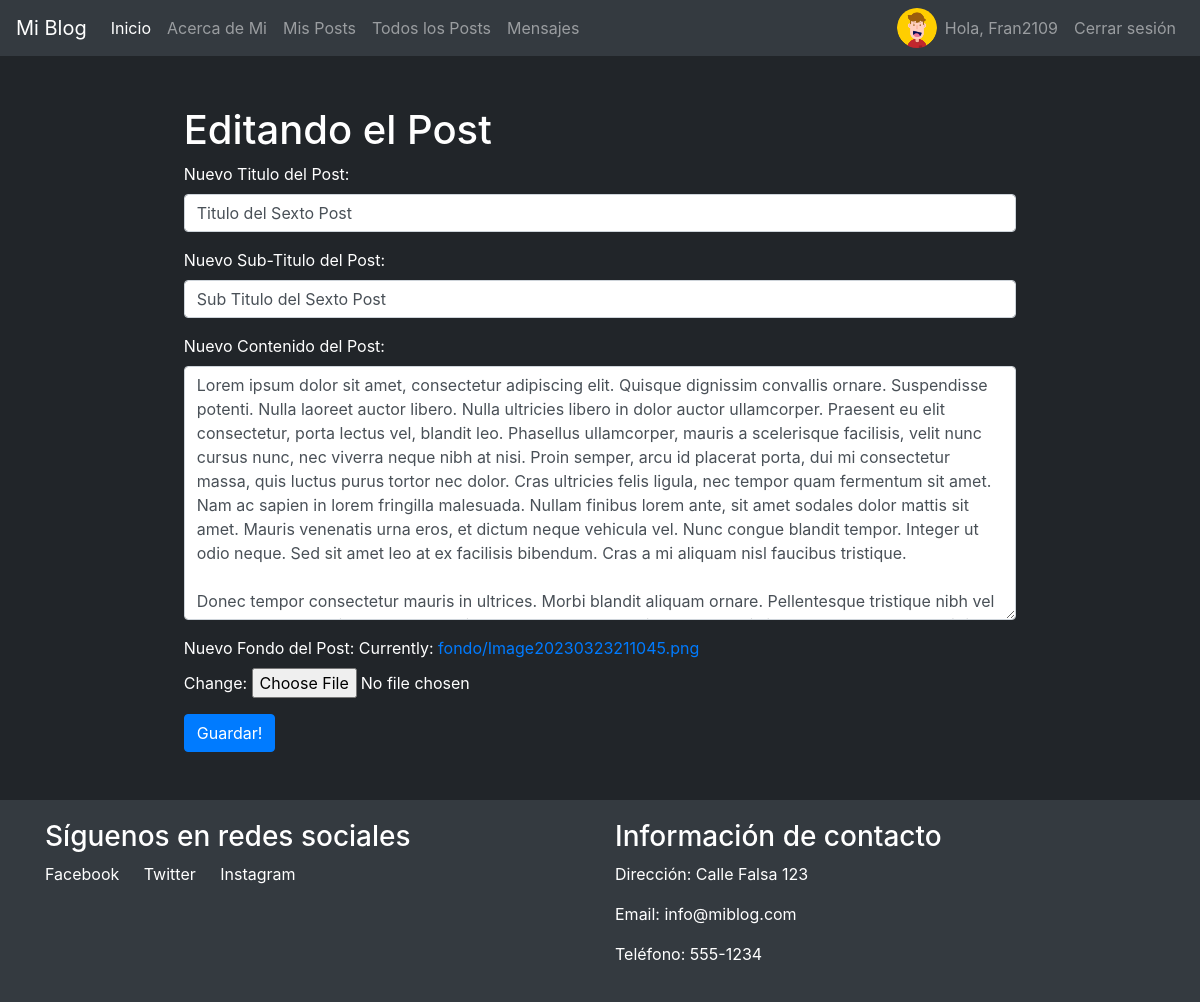
Page /PostsApp/postEdicion/6 (signed in) on the earlier database version.
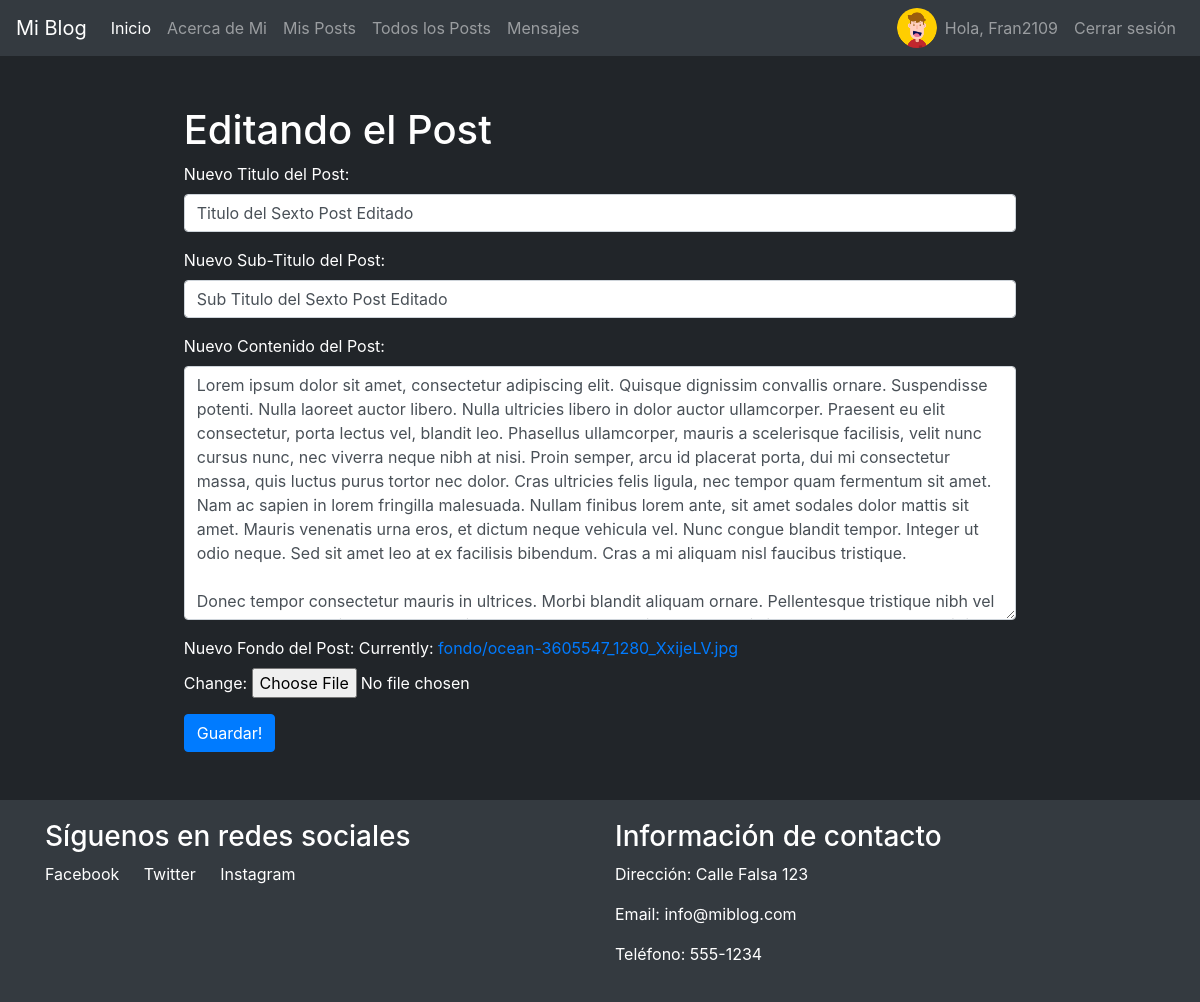
Same page on the later database version.
### UsersApp/models.py (models this page shows, shortened)
class Profile(models.Model):
    user = models.OneToOneField(User, on_delete=models.CASCADE)
    avatar = models.ImageField(upload_to='avatares/', null=True, blank = True)
    link = models.URLField(blank=True)

### PostsApp/models.py (models this page shows, shortened)
class Post(models.Model):
    author = models.ForeignKey(Profile, on_delete=models.CASCADE)
    titulo = models.CharField(max_length=255)
    subtitulo = models.CharField(max_length=255)
    contenido = models.TextField()
    fecha_creacion = models.DateTimeField(auto_now_add=True)
    fecha_modificacion = models.DateTimeField(auto_now=True)
    fondo = models.ImageField(upload_to='fondo/', null=True, blank = True)

### PostsApp/views.py (the view)
# urls.py: path('postEdicion/<int:pk>', PostEdicion.as_view(), name="PostEdicion")
class PostEdicion(UserCanDeleteOrUpdateMixin, UpdateView):
    model = Post
    form_class = FormularioEdicionPost
    success_url = reverse_lazy('PostsApp:ListaMisPosts')
    template_name = 'post_edicion.html'

### PostsApp/forms.py
class FormularioEdicionPost(forms.ModelForm):
    titulo = forms.CharField(label = "Nuevo Titulo del Post", required=True, widget=forms.TextInput(attrs={'class': "form-control"}))
    subtitulo = forms.CharField(label = "Nuevo Sub-Titulo del Post", required=True, widget=forms.TextInput(attrs={'class': "form-control"}))
    contenido = forms.CharField(label = "Nuevo Contenido del Post", required=True, widget=forms.Textarea(attrs={'class': "form-control"}))
    fondo = forms.ImageField(label="Nuevo Fondo del Post", required=True)
    class Meta:
        model = Post
        fields = ['titulo', 'subtitulo', 'contenido', 'fondo']
        help_texts = {k:"" for k in fields}

### PostsApp/views.py (called while the page is built)
    def dispatch(self, request, *args, **kwargs):
        obj = self.get_object()
        if obj.author.user != request.user:
            raise PermissionDenied("No tienes permiso para manipular este post.")
        return super().dispatch(request, *args, **kwargs)

### PostsApp/templates/post_edicion.html (shortened to what this page needs)
{% extends 'base.html' %}
{% block content %}
<h1>Editando el Post</h1>
<form action="" method="POST" enctype="multipart/form-data">
	{{ form.as_p }}
	<button type="submit", class="btn btn-primary">Guardar!</button>
</form>
{% endblock %}

### MainApp/templates/base.html (shortened to what this page needs)
<!DOCTYPE html>
<html>
<head>
	<link rel="stylesheet" href="https://cdnjs.cloudflare.com/ajax/libs/twitter-bootstrap/4.6.0/css/bootstrap.min.css">
</head>
<body>
	<nav class="navbar navbar-expand-md navbar-dark bg-dark sticky-top">
		<a class="navbar-brand" href="{% url 'MainApp:Inicio' %}">Mi Blog</a>
		<div class="collapse navbar-collapse" id="navbarNav">
			<ul class="navbar-nav">
				<li class="nav-item active">
					<a class="nav-link" href="{% url 'MainApp:Inicio' %}">Inicio</a>
				</li>
				<li class="nav-item">
					<a class="nav-link" href="{% url 'UsersApp:AcercaDeMi' %}">Acerca de Mi</a>
				</li>
				{% if request.user.is_authenticated %}
					<li class="nav-item">
						<a class="nav-link" href="{% url 'PostsApp:ListaMisPosts' %}">Mis Posts</a>
					</li>
				{% endif %}
				<li class="nav-item">
					<a class="nav-link" href="{% url 'PostsApp:ListaPosts' %}">Todos los Posts</a>
				</li>
				{% if request.user.is_authenticated %}
					<li class="nav-item">
						<a class="nav-link" href="{% url 'MessagesApp:ListaMensajes' %}">Mensajes</a>
					</li>
				{% endif %}
			</ul>
            <ul class="navbar-nav ml-auto">
				{% if request.user.is_authenticated %}
					<li class="nav-item">
						<img src="{{ user.profile.avatar.url }}" alt="Avatar" class="rounded-circle" style="width: 40px; height: 40px; object-fit: cover;">
					</li>
					<li class="nav-item">
						<a class="nav-link" href="{% url 'UsersApp:InformacionPerfil' %}">Hola, {{user.username}}</a>
					</li>
					<li class="nav-item">
						<a class="nav-link" href="{% url 'UsersApp:Logout' %}">Cerrar sesión</a>
					</li>
				{% endif %}
			</ul>
		</div>
	</nav>
	<div class="container d-flex justify-content-center" style="margin-top: 50px; margin-bottom: 50px; padding-bottom: 200px;">
        <div class="d-flex flex-column w-75">
			{% block content %}
			{% endblock %}
		</div>
    </div>
	<footer class="footer fixed-bottom bg-dark text-white">
		<div class="container">
			<div class="row">
				<div class="col-md-6">
					<h3>Síguenos en redes sociales</h3>
					<ul>
						<li><a href="#">Facebook</a></li>
						<li><a href="#">Twitter</a></li>
						<li><a href="#">Instagram</a></li>
					</ul>
				</div>
				<div class="col-md-6">
					<h3>Información de contacto</h3>
					<p>Dirección: Calle Falsa 123</p>
					<p>Email: info@miblog.com</p>
					<p>Teléfono: 555-1234</p>
				</div>
			</div>
        </div>
    </footer>
</body>
</html>

Differences in the rows shown:
changed Post: titulo "Titulo del Sexto Post" → "Titulo del Sexto Post Editado"; subtitulo "Sub Titulo del Sexto Post" → "Sub Titulo del Sexto Post Editado"
Other differences:
text no longer shown: "Nuevo Titulo del Post: Nuevo Sub-Titulo del Post: Nuevo Contenido del Post: Nuevo Fondo del Post: Currently: fondo/Image20230323211045.png Change:"
text now shown: "Nuevo Titulo del Post: Nuevo Sub-Titulo del Post: Nuevo Contenido del Post: Nuevo Fondo del Post: Currently: fondo/ocean-3605547_1280_XxijeLV.jpg Change:"
